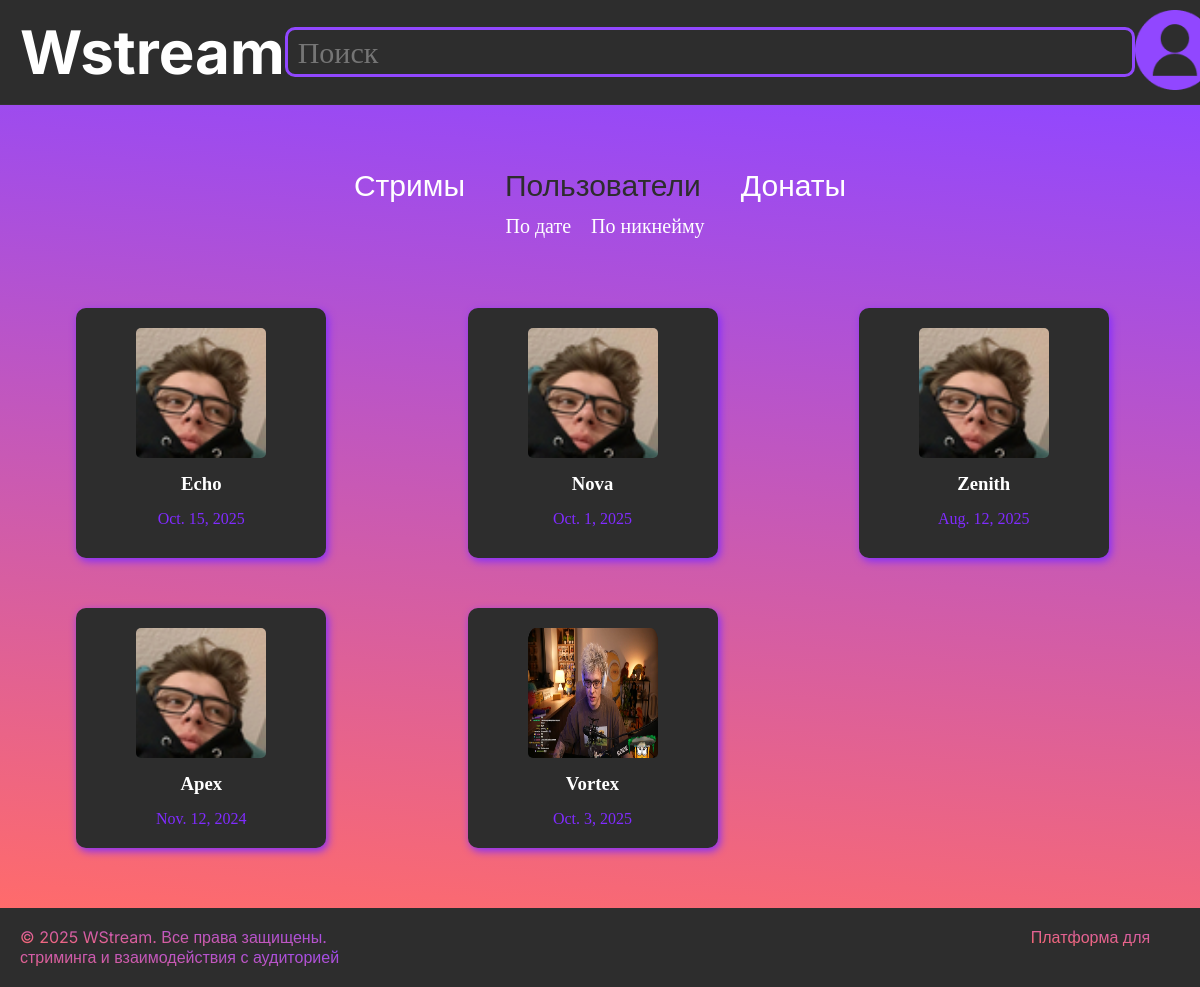
Page /Users/ on the earlier database version.
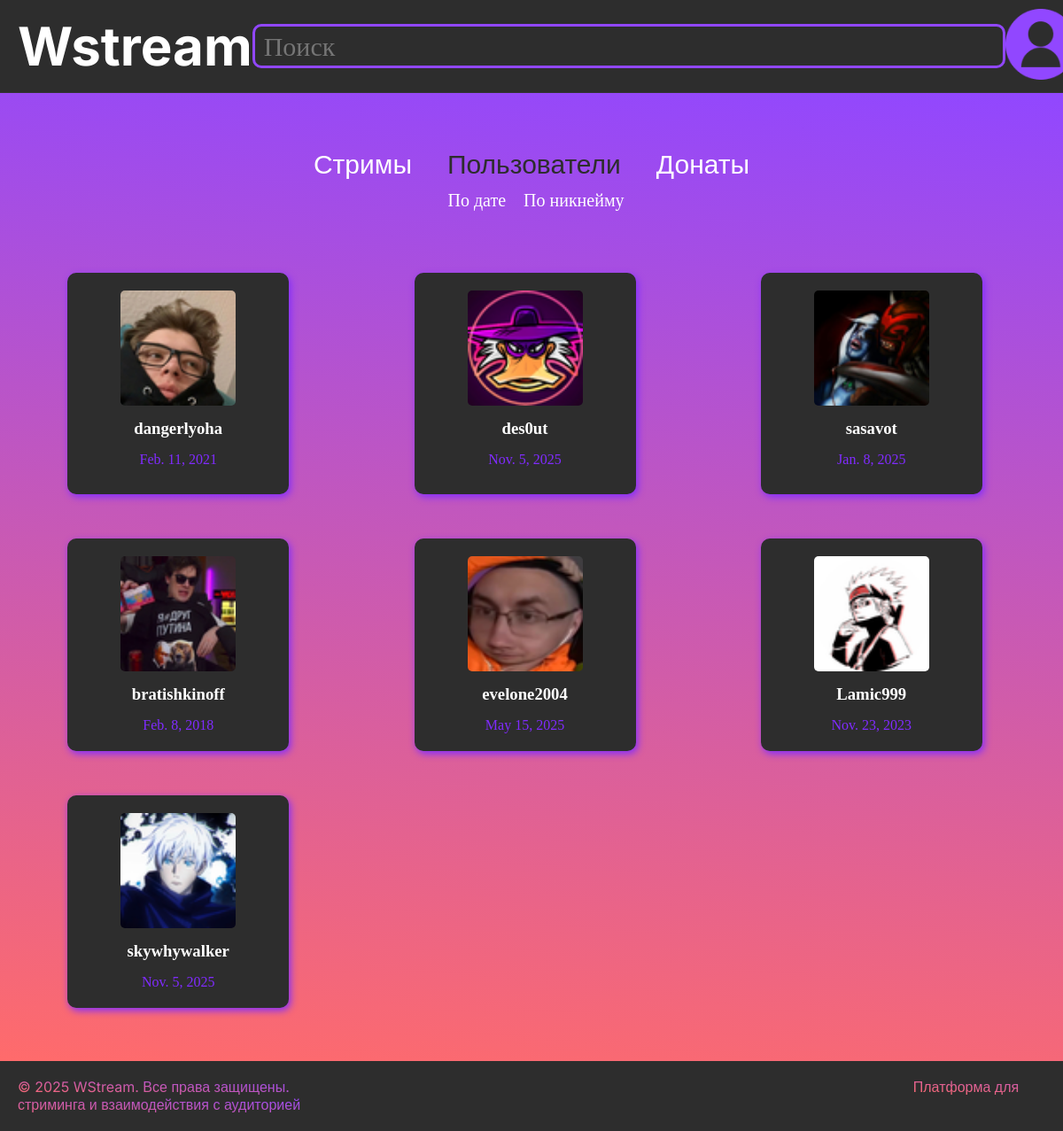
Same page on the later database version.
### first_app/models.py (models this page shows, shortened)
class Users(models.Model):
    rol = [
    ("Админ", "Админ"),
    ("Модератор", "Модератор"),
    ("Обычный пользователь", "Обычный пользователь")
]
    user_name = models.CharField(verbose_name='имя пользователя', max_length=30)
    email = models.EmailField("Почта", max_length=100)
    hash_particle = models.CharField('Хэш', max_length=100)
    registration_date = models.DateField("Дата регистрации")
    avatar = models.ImageField('Автарка', upload_to='users_photos/', null=True, blank=True)
    nickname = models.CharField("Никнейм", max_length=50)
    roles = models.CharField('Роль', max_length=50, choices=rol)
    class Meta:
        verbose_name = "Пользователь"
        verbose_name_plural = "Пользователи"

### first_app/views.py (the view)
# urls.py: path('Users/', page4, name='page4'),
def page4(request):
    sort_by = request.GET.get('sort', '')
    if sort_by == 'nickname':
        users = Users.objects.all().order_by(Lower('nickname'))
    elif sort_by == 'date':
        users = Users.objects.all().order_by('-registration_date')
    else:
        users = Users.objects.all()
    search_history = request.session.get('search_history', [])
    return render(request, 'four.html', {
        'users': users,
        'current_sort': sort_by,
        'search_history': search_history
    })

### first_app/templates/four.html
{% extends "main.html" %}
{% load static %}
{% block main %}
<div class="container">
    <section class="catalog">
        <ul class="filter-list">
            <li class="filter-item">
                <a class="link-filter" href="{% url 'page2' %}">
                    Стримы
                </a>
            </li>
            <li class="filter-item">
                <a class="link-filter active" href="{% url 'page4' %}">
                    Пользователи
                </a>
            </li>
            <li class="filter-item">
                <a class="link-filter" href="{% url 'page3' %}">
                    Донаты
                </a>
            </li>
        </ul>
        <ul class="filtrii">
            <li class="filtrii-item">
                <a href="?sort=date" class="filtrii-link {% if current_sort == 'date' %}active{% endif %}">
                    По дате
                </a>
            </li>
            <li class="filtrii-item">
                <a href="?sort=nickname" class="filtrii-link {% if current_sort == 'nickname' %}active{% endif %}">
                    По никнейму
                </a>
            </li>
        </ul>
    </section>
    <section class="users">
        <div class="useres-list">
            {% for user in users %}
            <div class="user-item">
                {% if user.avatar %}
                <img src="{{ user.avatar.url }}" alt="аватарка" class="user-avatar">
                {% else %}
                <img src="{% static 'images-maz/avatarkf-lyohi.png' %}" alt="аватарка" class="user-avatar">
                {% endif %}
                <a href="{% url 'page5' user.id %}" class="nivkname-link">
                    <h3 class="nickname">{{ user.nickname }}</h3>
                </a>
                <p class="count-subjects">{{ user.registration_date }}</p>
            </div>
            {% endfor %}
        </div>
    </section>
</div>
{% endblock %}

### first_app/templates/main.html (shortened to what this page needs)
{% load static %}
<!DOCTYPE html>
<html lang="en">
<head>
    <link rel="stylesheet" href="{% static 'css/normalize.css' %}">
    <link rel="stylesheet" href="{% static 'css/stylees.css' %}">
</head>
<body>
    <header class="header">
        <div class="container">
            <nav class="menu">
                <a href="http://127.0.0.1:8000" class="linklogo">
                    <h1 class="title">
                        <span>W</span>stream
                    </h1>
                </a>
                <div class="search-container">
                    <form class="seacrh-all" action="/search" method="get" id="search-form">
                        <input class="search-logo" type="text" name="search" value="{{ request.GET.search }}" placeholder="Поиск"
                               id="search-input"
                               onfocus="document.getElementById('search-history').style.display='block'">
                    </form>
                </div>
                <a href="http://127.0.0.1:8000/admin" class="user">
                    <img class="user-images" src="{% static 'images-maz/Group 3.png' %}" alt="user">
                </a>
            </nav>
        </div>
    </header>
    <main class="main">
        {% block main %}
        {% endblock %}
    </main>
    <footer class="footer">
        <div class="container">
            <div class="left">
                <p class="text">© 2025 WStream. Все права защищены.</p>
            </div>
            <div class="right">
                <p class="text">Платформа для стриминга и взаимодействия с аудиторией</p>
            </div>
        </div>
    </footer>
</body>
</html>

### first_app/static/css/stylees.css (style rules this page uses)
body { color: #ffffff; min-height: 100vh; }
.linklogo { cursor: default }
* { margin: 0; box-sizing: border-box; }
a { text-decoration: none; color: #ffffff }
.header { background: #2d2d2d; }
.container { max-width: 1500px; margin: 0 auto; }
.menu { background: #2d2d2d; padding: 10px 20px; display: flex; justify-content: space-between; align-items: center; border-bottom: 1px solid #333; }
.search-logo { width: 850px; height: 50px; padding-left: 10px; border-radius: 10px; border: 3px solid #9147FF; font-size: 30px; line-height: 40px; background-color: #2d2d2d; outline: none; font-family: "Inter", sans-seri; }
main { text-align: center; background: linear-gradient(185deg, #9147ff, #ff6b6b); min-height: 90vh; padding: 70px 0 60px; }
.title { font-size: 60px; margin: 0; font-family: "Inter", sans-serif; font-weight: 700; }
.catalog { margin-bottom: 70px; }
.footer { background: #2d2d2d; padding: 20px; display: flex; }
.left { display: inline; margin-right: 350px; }
.right { display: inline; margin-left: 350px; }
.text { font-family: "Inter", sans-serif; font-weight: 400; display: inline; background: linear-gradient(185deg, #9147ff, #ff6b6b); -webkit-background-clip: text; -webkit-text-fill-color: transparent; }
.filter-list { display: flex; justify-content: center; margin-bottom: 20px; list-style: none; }
.filter-item { margin-right: 40px; font-size: 30px; line-height: 20px; font-family: "Inter", sans-serif; }
.user-images { width: 80px; }
.active { color: #2d2d2d; }
.user-item { display: flex; flex-direction: column; background-color: #2d2d2d; width: 250px; padding: 20px; border-radius: 10px; gap: 15px; color: #802bff; box-shadow: 2px 3px 9px #802bff; }
.user-avatar { width: 130px; height: 130px; align-self: center; border-radius: 5px; }
.filtrii-link { font-size: 20px; position: relative; right: 15px; transition: all 0.6s; }
.useres-list { display: grid; gap: 50px; grid-template-columns: repeat(auto-fill, 265px); grid-template-rows: repeat(auto-fill, 250px); max-width: 1500px; justify-content: space-evenly; }
.users { margin-top: 50px; }
.filtrii { display: flex; justify-content: center; gap: 20px; }
.filtrii-item { list-style: none; }
.search-container { position: relative; display: inline-block; }

Differences in the rows shown:
removed Users: nickname "Echo", registration_date "Oct. 15, 2025"
removed Users: nickname "Nova", registration_date "Oct. 1, 2025"
removed Users: nickname "Zenith", registration_date "Aug. 12, 2025"
removed Users: nickname "Apex", registration_date "Nov. 12, 2024"
removed Users: avatar (picture), nickname "Vortex", registration_date "Oct. 3, 2025"
added Users: avatar (picture), nickname "dangerlyoha", registration_date "Feb. 11, 2021"
added Users: avatar (picture), nickname "des0ut", registration_date "Nov. 5, 2025"
added Users: avatar (picture), nickname "sasavot", registration_date "Jan. 8, 2025"
added Users: avatar (picture), nickname "bratishkinoff", registration_date "Feb. 8, 2018"
added Users: avatar (picture), nickname "evelone2004", registration_date "May 15, 2025"
added Users: avatar (picture), nickname "Lamic999", registration_date "Nov. 23, 2023"
added Users: avatar (picture), nickname "skywhywalker", registration_date "Nov. 5, 2025"
